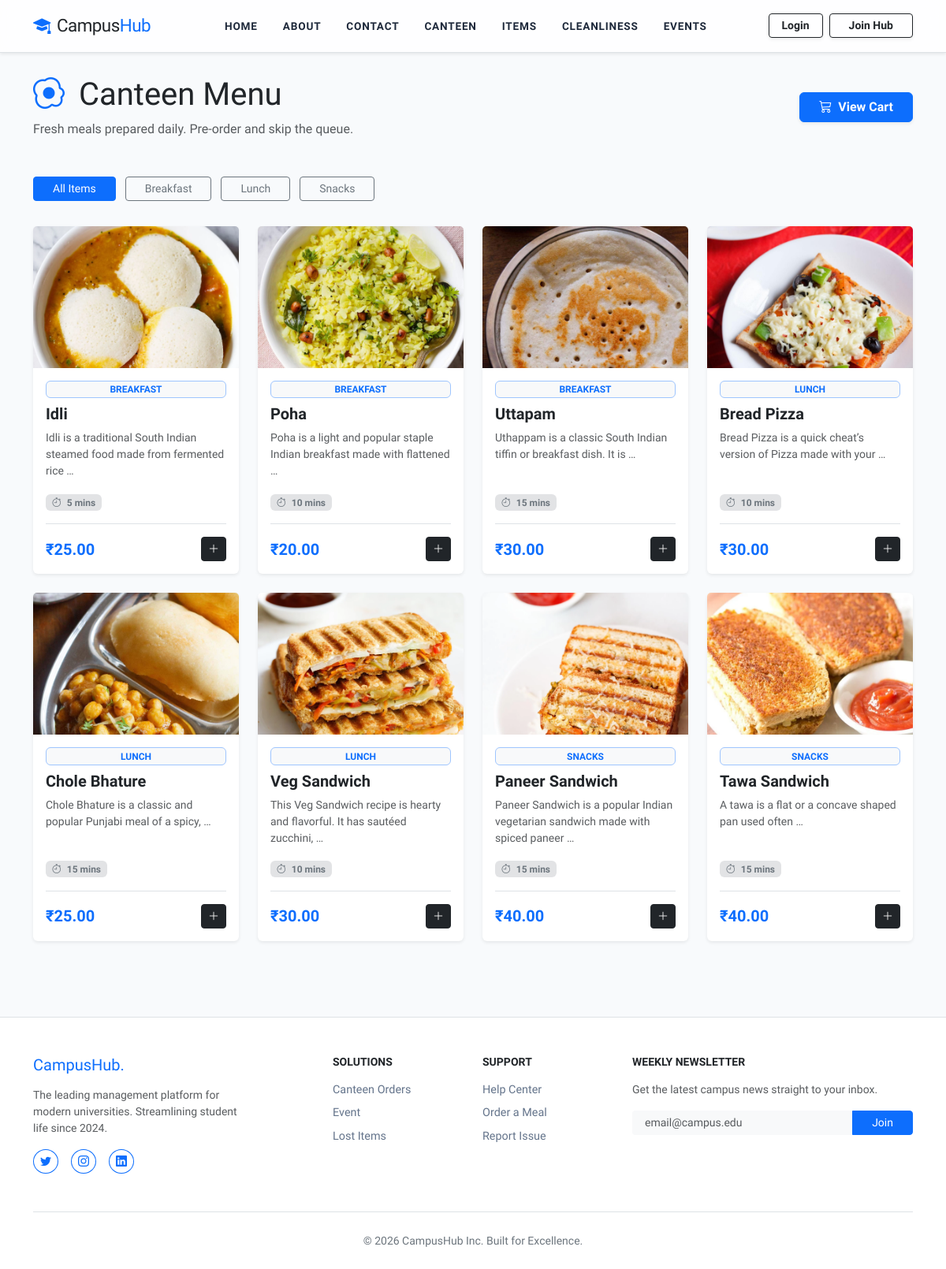
The page /canteen/menu/ on the database its author committed.
### canteen/models.py (models this page shows, shortened)
class CanteenMenu(models.Model):
    name = models.CharField(max_length=200)
    description = models.TextField()
    price = models.DecimalField(max_digits=6, decimal_places=2)
    category = models.CharField(max_length=50, choices=[
        ('breakfast', 'Breakfast'),
        ('lunch', 'Lunch'),
        ('snacks', 'Snacks'),
        ('beverages', 'Beverages'),
        ('desserts', 'Desserts'),
    ])
    available = models.BooleanField(default=True)
    image = models.ImageField(upload_to='menu_items/')
    preparation_time = models.IntegerField(default=15, help_text="Time in minutes")
    created_at = models.DateTimeField(auto_now_add=True)
    updated_at = models.DateTimeField(auto_now=True)
    class Meta:
        app_label = 'canteen'
        ordering = ['category', 'name']
        verbose_name = 'Menu Item'
        verbose_name_plural = 'Menu Items'

### canteen/views.py (the view)
# urls.py: path('menu/', views.menu, name='menu'),
def menu(request):
    category = request.GET.get('category')
    if category:
        menu_items = CanteenMenu.objects.filter(
            available=True,
            category=category
        ).order_by('name')
    else:
        menu_items = CanteenMenu.objects.filter(available=True).order_by('category', 'name')
    categories = (
        CanteenMenu.objects
        .filter(available=True)
        .values_list('category', flat=True)
        .distinct()
        .order_by('category')
    )
    context = {
        'menu_items': menu_items,
        'categories': categories,
        'selected_category': category,
    }
    return render(request, 'canteen/menu.html', context)

### templates/canteen/menu.html (shortened to what this page needs)
{% extends 'core/base.html' %}
{% load static %}
{% block content %}
<div class="container py-5">
    <div class="row align-items-center mb-5">
        <div class="col-md-8">
            <h1 class="fw-800 mb-2">
                <i class="bi bi-egg-fried text-primary me-2"></i>
                Canteen Menu
            </h1>
            <p class="text-muted mb-0">
                Fresh meals prepared daily. Pre-order and skip the queue.
            </p>
        </div>
        <div class="col-md-4 text-md-end mt-3 mt-md-0">
            <a href="{% url 'canteen:cart' %}" class="btn btn-primary px-4 fw-bold shadow-sm">
                <i class="bi bi-cart3 me-2"></i>View Cart
            </a>
        </div>
    </div>
    <div class="mb-4 text-center text-md-start">
        <a href="{% url 'canteen:menu' %}"
            class="btn btn-sm {% if not selected_category %}btn-primary{% else %}btn-outline-secondary{% endif %}  px-4 me-2 mb-2">
            All Items
        </a>
        {% for category in categories %}
        <a href="?category={{ category }}"
            class="btn btn-sm {% if selected_category == category %}btn-primary{% else %}btn-outline-secondary{% endif %}  px-4 me-2 mb-2">
            {{ category|title }}
        </a>
        {% endfor %}
    </div>
    <div class="row g-4">
        {% if menu_items %}
        {% for item in menu_items %}
        <div class="col-lg-3 col-md-4 col-sm-6">
            <div class="card border-0 shadow-sm h-100">
                <img src="{{ item.image.url }}" class="card-img-top" style="height:180px; object-fit:cover;"
                    alt="{{ item.name }}">
                <div class="card-body d-flex flex-column">
                    <span class="badge bg-light text-primary border border-primary-subtle mb-2 small">
                        {{ item.get_category_display|upper }}
                    </span>
                    <h5 class="fw-bold">{{ item.name }}</h5>
                    <p class="text-muted small flex-grow-1">
                        {{ item.description|truncatewords:12 }}
                    </p>
                    <div class="mb-3">
                        <span class="badge bg-secondary-subtle text-secondary small">
                            <i class="bi bi-stopwatch me-1"></i>
                            {{ item.preparation_time }} mins
                        </span>
                    </div>
                    <div class="d-flex justify-content-between align-items-center border-top pt-3">
                        <span class="fw-bold text-primary fs-5">
                            ₹{{ item.price }}
                        </span>
                        <button class="btn btn-dark btn-sm add-to-cart-btn" data-item-id="{{ item.id }}">
                            <i class="bi bi-plus-lg"></i>
                        </button>
                    </div>
                </div>
            </div>
        </div>
        {% endfor %}
        {% else %}
        <div class="col-12 text-center py-5">
            <i class="bi bi-search text-muted display-4"></i>
            <h5 class="mt-3 fw-bold">No Items Found</h5>
            <p class="text-muted">Try another category.</p>
        </div>
        {% endif %}
    </div>
</div>
{% endblock %}

### static/css/base.css (style rules this page uses)
body { font-family: 'Plus Jakarta Sans', sans-serif; background-color: #f8fafc; overflow-x: hidden; }
.card { transition: all 0.3s cubic-bezier(0.165, 0.84, 0.44, 1); border: none; }

### rows shown on the page
CanteenMenu: image (picture), category "BREAKFAST", name "Idli", description "Idli is a traditional South Indian steamed food made from fermented rice …", preparation_time "5", price "25.00"
CanteenMenu: image (picture), category "BREAKFAST", name "Poha", description "Poha is a light and popular staple Indian breakfast made with flattened …", preparation_time "10", price "20.00"
CanteenMenu: image (picture), category "BREAKFAST", name "Uttapam", description "Uthappam is a classic South Indian tiffin or breakfast dish. It is …", preparation_time "15", price "30.00"
CanteenMenu: image (picture), category "LUNCH", name "Bread Pizza", description "Bread Pizza is a quick cheat’s version of Pizza made with your …", preparation_time "10", price "30.00"
CanteenMenu: image (picture), category "LUNCH", name "Chole Bhature", description "Chole Bhature is a classic and popular Punjabi meal of a spicy, …", preparation_time "15", price "25.00"
CanteenMenu: image (picture), category "LUNCH", name "Veg Sandwich", description "This Veg Sandwich recipe is hearty and flavorful. It has sautéed zucchini, …", preparation_time "10", price "30.00"
CanteenMenu: image (picture), category "SNACKS", name "Paneer Sandwich", description "Paneer Sandwich is a popular Indian vegetarian sandwich made with spiced paneer …", preparation_time "15", price "40.00"
CanteenMenu: image (picture), category "SNACKS", name "Tawa Sandwich", description "A tawa is a flat or a concave shaped pan used often …", preparation_time "15", price "40.00"

### other values the page prints
{{ category|title }} "Breakfast" "Lunch" "Snacks"
